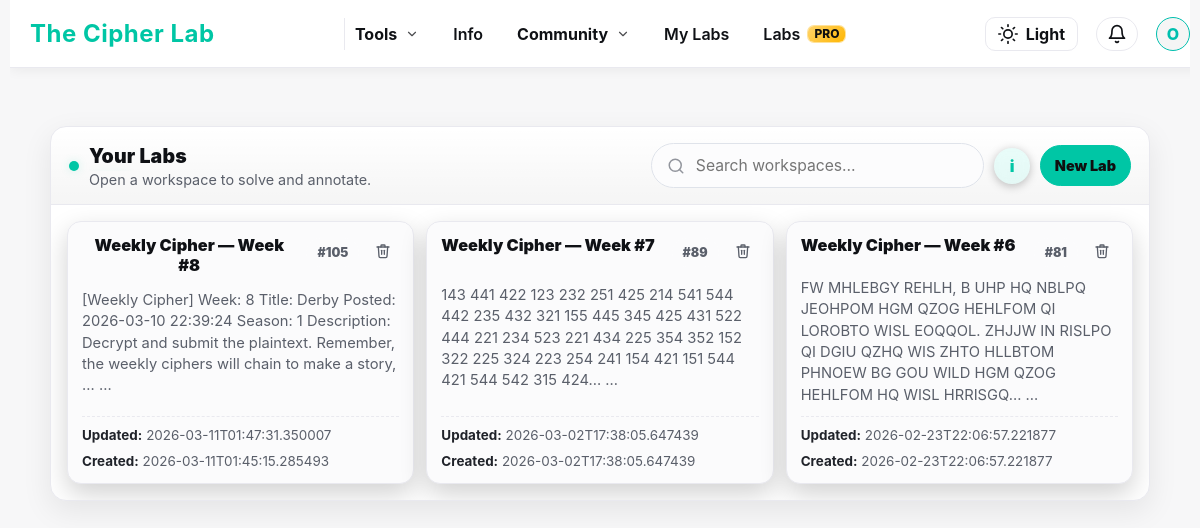
The app's page /workspaces (signed in), older data.
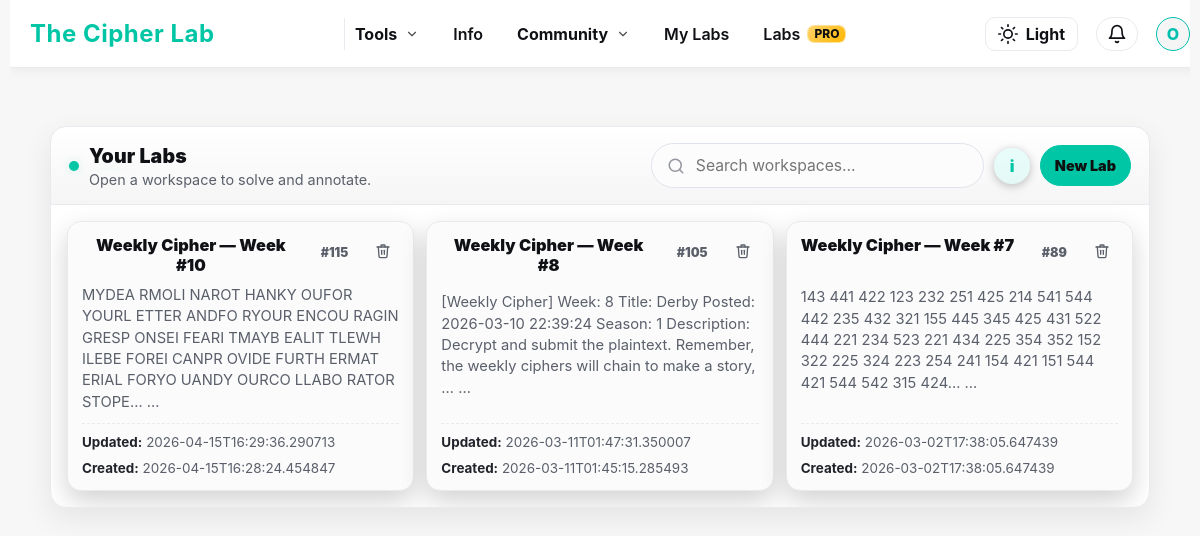
The same page, newer data.
### tables this page shows
CREATE TABLE users (
    id INTEGER PRIMARY KEY AUTOINCREMENT,
    username TEXT UNIQUE NOT NULL,
    email TEXT UNIQUE NOT NULL,
    password_hash TEXT NOT NULL,
    is_admin INTEGER NOT NULL DEFAULT 0,
    created_at TEXT NOT NULL,
    banned INTEGER DEFAULT 0
, has_posted INTEGER NOT NULL DEFAULT 0, labs_info_seen INTEGER NOT NULL DEFAULT 0, is_pro INTEGER DEFAULT 0, stripe_customer_id TEXT, pro_since TEXT, stripe_subscription_id TEXT, pro_until TEXT, pro_current_period_end TEXT, pro_cancel_at_period_end INTEGER NOT NULL DEFAULT 0, labs_tour_seen INTEGER NOT NULL DEFAULT 0, google_sub TEXT, avatar_url TEXT, auth_provider TEXT NOT NULL DEFAULT 'local', needs_password INTEGER NOT NULL DEFAULT 0, needs_username INTEGER NOT NULL DEFAULT 0);

CREATE TABLE workspaces (
  id INTEGER PRIMARY KEY AUTOINCREMENT,
  owner_id INTEGER NOT NULL,
  title TEXT NOT NULL DEFAULT 'Untitled Workspace',
  cipher_text TEXT NOT NULL DEFAULT '',
  notes TEXT NOT NULL DEFAULT '',
  cipher_image_filename TEXT,
  created_at TEXT NOT NULL DEFAULT CURRENT_TIMESTAMP,
  updated_at TEXT NOT NULL DEFAULT CURRENT_TIMESTAMP, order_index INTEGER NOT NULL DEFAULT 0, share_token TEXT, is_shared INTEGER NOT NULL DEFAULT 0, last_edited_by INTEGER,
  FOREIGN KEY(owner_id) REFERENCES users(id)
);

### app.py (the view, shortened to what this page needs)
@app.route("/workspaces", methods=["GET"], endpoint="workspace_list")
def workspace_list():
    user = current_user()
    conn = get_db()
    fresh_user = conn.execute(
        "SELECT * FROM users WHERE id=? LIMIT 1",
        (user["id"],)
    ).fetchone()
    viewer_is_pro = is_pro(fresh_user) if fresh_user else is_pro(user)
    rows = conn.execute("""
        SELECT
            w.id, w.title, w.cipher_text, w.notes, w.cipher_image_filename,
            w.created_at, w.updated_at,
            CASE WHEN w.owner_id=? THEN 1 ELSE 0 END AS is_owner
        FROM workspaces w
        WHERE w.owner_id=?
           OR EXISTS (
             SELECT 1 FROM workspace_collaborators wc
             WHERE wc.workspace_id=w.id AND wc.user_id=?
           )
        ORDER BY is_owner DESC, w.order_index ASC, datetime(w.updated_at) DESC
    """, (user["id"], user["id"], user["id"])).fetchall()
    conn.close()
    return render_template(
        "workspace_list.html",
        user=user,
        workspaces=[dict(r) for r in rows],
        viewer_is_pro=viewer_is_pro,
        free_max_labs=FREE_MAX_LABS,
    )

### app.py (called while the page is built)
@app.after_request
def add_security_headers(resp):
    resp.headers["X-Content-Type-Options"] = "nosniff"
    resp.headers["X-Frame-Options"] = "DENY"
    resp.headers["Referrer-Policy"] = "strict-origin-when-cross-origin"
    resp.headers["Content-Security-Policy"] = (
        "default-src 'self'; "
        "img-src 'self' data: https://api.producthunt.com https://ph-files.imgix.net https://www.producthunt.com; "
        "script-src 'self' 'unsafe-inline' https://www.producthunt.com; "
        "style-src 'self' 'unsafe-inline'; "
        "frame-src https://www.producthunt.com;"
    )
    return resp

def is_pro(user):
    if not user:
        return False
    try:
        return bool(user["is_pro"])
    except Exception:
        return False

@app.before_request
def clear_flash_on_login():
    if request.endpoint == "login" and request.method == "GET":
        if "_flashes" not in session:
            session.pop("_flashes", None)

@app.context_processor
def inject_now_year():
    return {"now_year": datetime.utcnow().year}

@app.context_processor
def inject_user_setup_flags():
    u = current_user()
    if not u:
        return {}
    try:
        conn = get_db()
        row = conn.execute(
            "SELECT needs_password, needs_username FROM users WHERE id=?",
            (u["id"],)
        ).fetchone()
        conn.close()
    except Exception:
        return {}
    needs_password = 0
    needs_username = 0
    try:
        if row:
            needs_password = int(row["needs_password"] or 0)
            needs_username = int(row["needs_username"] or 0)
    except Exception:
        needs_password = 0
        needs_username = 0
    return {
        "needs_password": needs_password,
        "needs_username": needs_username,
        "setup_needed_global": bool(needs_password or needs_username),
    }

### helpers.py (called while the page is built)
def get_db():
    conn = sqlite3.connect(DB_PATH)
    conn.row_factory = sqlite3.Row
    return conn

def current_user():
    if "user_id" not in session:
        return None
    conn = get_db()
    cur = conn.execute(
        """
        SELECT
            id, username, email, is_admin, banned,
            labs_info_seen, is_pro, stripe_customer_id,
            pro_current_period_end, pro_cancel_at_period_end
        FROM users
        WHERE id=?
        """,
        (session["user_id"],),
    )
    row = cur.fetchone()
    conn.close()
    return dict(row) if row else None

### templates/workspace_list.html (shortened to what this page needs)
<!DOCTYPE html>
<html lang="en" data-theme="dark">
<head>
  <link rel="stylesheet" href="{{ url_for('static', filename='style.css') }}">
</head>
<body>
  {% include 'base_nav.html' %}
  <main class="wl-shell">
    <section class="wl-card" aria-label="Workspaces list">
      <header class="wl-top">
        <div class="wl-titlewrap">
          <span class="wl-dot" aria-hidden="true"></span>
          <div style="min-width:0;">
            <h1 class="wl-title">Your Labs</h1>
            <div class="wl-sub">Open a workspace to solve and annotate.</div>
          </div>
        </div>
        <div class="wl-actions">
          <div class="search">
            <input id="ws-search" type="text" placeholder="Search workspaces…" autocomplete="off" />
          </div>
          <button
            class="info-btn {% if user and (not user.get('labs_info_seen')) %}pulse{% endif %}"
            id="info-open"
            type="button"
            aria-label="About Labs"
            data-user="{{ 1 if user else 0 }}"
            data-seen="{{ 1 if (user and user.get('labs_info_seen')) else 0 }}"
          >i</button>
          {% if user %}
            <a class="btn" href="{{ url_for('workspace_new') }}" id="new-lab-btn">New Lab</a>
          {% else %}
            <a class="btn" href="{{ url_for('login', next=request.path) }}">Log in to create a Lab</a>
          {% endif %}
        </div>
      </header>
      <div class="wl-body">
        {% if not user %}
          <div class="empty">
            <b>Labs are private.</b><br><br>
            Click the <b>i</b> button above to learn what Labs are.<br>
             <a class="personal" href="{{ url_for('login', next=request.path) }}">Log in</a> to create and manage your Labs.<br><br>
          </div>
        {% else %}
          {% if workspaces|length == 0 %}
            <div class="empty">
              No Lab yet.<br><br>
              <a class="btn" href="{{ url_for('workspace_new') }}" id="create-first-lab">Create your first Lab</a>
            </div>
          {% else %}
            <div class="grid" id="ws-grid">
              {% set ns = namespace(owned_seen=0) %}
              {% for w in workspaces %}
                {% set is_owner = (w.is_owner == 1) %}
                {% if is_owner %}{% set ns.owned_seen = ns.owned_seen + 1 %}{% endif %}
                {% set is_locked = (not viewer_is_pro) and is_owner and (ns.owned_seen > (free_max_labs or 3)) %}
                {% if is_locked %}
                  <div
                    class="ws-card locked"
                    draggable="false"
                    data-id="{{ w.id }}"
                    data-locked="1"
                    data-title="{{ (w.title or 'Untitled Workspace')|lower }}"
                    data-snippet="{{ ((w.cipher_text or w.notes or '')[:160])|lower }}"
                    title="Locked — upgrade to Labs Pro to unlock"
                    aria-disabled="true"
                  >
                {% else %}
                  <a
                    class="ws-card"
                    draggable="true"
                    data-id="{{ w.id }}"
                    href="{{ url_for('workspace_view', ws_id=w.id) }}"
                    data-title="{{ (w.title or 'Untitled Workspace')|lower }}"
                    data-snippet="{{ ((w.cipher_text or w.notes or '')[:160])|lower }}"
                  >
                {% endif %}
                  <div class="ws-head">
                    <h2 class="ws-name">{{ w.title or "Untitled Workspace" }}</h2>
                    <div style="display:flex;gap:8px;align-items:center;">
                      <span class="ws-chip">#{{ w.id }}</span>
                      <button
                        class="ws-delete"
                        data-id="{{ w.id }}"
                        type="button"
                        title="Delete workspace"
                        aria-label="Delete workspace"
                      >
                      </button>
                    </div>
                  </div>
                  <p class="ws-snippet">
                    {% set preview = (w.cipher_text or w.notes or "") %}
                    {{ preview | striptags | truncate(180, True, "…") }}
{% if preview|length > 180 %}…{% endif %}
                  </p>
                  <div class="ws-meta">
                    <div><b>Updated:</b> {{ w.updated_at or "—" }}</div>
                    <div><b>Created:</b> {{ w.created_at or "—" }}</div>
                  </div>
                {% if is_locked %}
                  </div>
                {% else %}
                  </a>
                {% endif %}
              {% endfor %}
            </div>
          {% endif %}
        {% endif %}
      </div>
    </section>
  </main>
</body>
</html>

### templates/base_nav.html (shortened to what this page needs)
<nav class="navbar">
  {% set setup_needed = setup_needed_global|default(false) %}
  <div class="nav-left">
    <a href="{{ url_for('index') }}" class="nav-logo">The Cipher Lab</a>
  </div>
  <ul class="nav-items" id="nav-menu">
    <li class="nav-dd" data-dd="tools">
      <button class="nav-dd-trigger" type="button" aria-expanded="false">
        Tools
        <span class="nav-dd-caret" aria-hidden="true">
          <svg viewBox="0 0 24 24" fill="none" stroke="currentColor" stroke-width="2"
               stroke-linecap="round" stroke-linejoin="round">
            <polyline points="6 9 12 15 18 9"></polyline>
          </svg>
        </span>
      </button>
    </li>
    <li class="d-only"><a class="nav-link" href="{{ url_for('info_page') }}">Info</a></li>
    <li class="nav-dd" data-dd="community">
      <button class="nav-dd-trigger" type="button" aria-expanded="false">
        Community
        <span class="nav-dd-caret" aria-hidden="true">
          <svg viewBox="0 0 24 24" fill="none" stroke="currentColor" stroke-width="2"
               stroke-linecap="round" stroke-linejoin="round">
            <polyline points="6 9 12 15 18 9"></polyline>
          </svg>
        </span>
      </button>
    </li>
    <li class="d-only"><a class="nav-link" href="{{ url_for('workspace_list') }}">My Labs</a></li>
    <li class="d-only">
      <a class="nav-link" href="{{ url_for('labs_pro_page') }}">
        Labs <span class="pro-badge">PRO</span>
      </a>
    </li>
  </ul>
  <div class="nav-right">
    <button id="theme-toggle" aria-label="Toggle theme" title="Toggle theme">
      <svg id="theme-icon" xmlns="http://www.w3.org/2000/svg" width="20" height="20"
           viewBox="0 0 24 24" fill="none" stroke="currentColor"
           stroke-width="2" stroke-linecap="round" stroke-linejoin="round"></svg>
      <span id="theme-toggle-text">Dark</span>
    </button>
    {% if user %}
      <div class="notif-wrapper">
        <button id="notif-btn" class="notif-btn" aria-label="Notifications" title="Notifications">
          <svg id="notif-icon" xmlns="http://www.w3.org/2000/svg" width="20" height="20"
               viewBox="0 0 24 24" fill="none" stroke="currentColor"
               stroke-width="2" stroke-linecap="round" stroke-linejoin="round">
            <path d="M18 8a6 6 0 0 0-12 0c0 7-3 9-3 9h18s-3-2-3-9"></path>
            <path d="M13.73 21a2 2 0 0 1-3.46 0"></path>
          </svg>
        </button>
      </div>
      <div class="profile-dropdown" id="profile-dd">
        <button class="profile-btn" id="profile-btn" aria-label="Profile menu" aria-expanded="false">
          <div class="avatar{% if setup_needed %} setup-pulse{% endif %}">{{ user['username'][0].upper() }}</div>
        </button>
      </div>
    {% endif %}
  </div>
</nav>

### templates/base_nav.html (style rules this page uses)
.navbar { position: fixed; top: 0; left: 0; width: 100%; height: 68px; display: flex; align-items: center; justify-content: space-between; background: rgba(18,18,18,0.8); backdrop-filter: blur(12px); border-bottom: 1px solid rgba(255,255,255,0.08); padding: 0 20px; z-index: 1000; }
body { padding-top: 80px; }
.nav-logo { font-size: 1.5rem; font-weight: 700; color: var(--accent); text-decoration: none; transition: color 0.25s ease; }
.nav-items { display: flex; list-style: none; gap: 14px; align-items: center; margin: 0 auto; padding: 0; }
.nav-link, .nav-dd-trigger { all: unset; display: inline-flex; align-items: center; gap: 8px; padding: 8px 10px; border-radius: 10px; font-weight: 650; line-height: 1; color: var(--text); cursor: pointer; user-select: none; transition: background .16s ease, color .16s ease, transform .16s ease; }
.nav-link { text-decoration: none; }
.nav-right { display: flex; align-items: center; gap: 18px; position: relative; }
#theme-toggle, #theme-toggle-mobile { display: inline-flex; align-items: center; gap: 8px; padding: 6px 12px; border: 1px solid var(--line, #333); border-radius: 10px; background: transparent; color: var(--text); cursor: pointer; transition: background 0.2s, border-color 0.2s; }
.profile-btn { all: unset; position: relative; display: flex; align-items: center; justify-content: center; cursor: pointer; border-radius: 50%; }
.avatar { width: 34px; height: 34px; border-radius: 50%; display: flex; align-items: center; justify-content: center; user-select: none; font-weight: 800; font-size: 1rem; transition: box-shadow .2s ease, transform .2s ease; }
[data-theme="light"] .avatar { background: #f5f5f5; color: #00bfae; border: 1.5px solid #00bfae; }
.nav-dd { position: relative; }
.nav-dd-caret { display: grid; place-items: center; width: 14px; height: 14px; opacity: .75; transition: transform .18s ease, opacity .18s ease; }
.nav-dd-caret svg { width: 14px; height: 14px; display:block; }
.notif-wrapper { position: relative; }
.notif-btn { position: relative; display: inline-flex; align-items: center; justify-content: center; padding: 6px 10px; border-radius: 999px; border: 1px solid var(--line, #333); background: transparent; color: var(--text); cursor: pointer; transition: background 0.2s, border-color 0.2s; }
.profile-dropdown { position: relative; }
.d-only { display: list-item; }
@media (min-width: 901px) { .nav-dd { position: relative; } }
@media (min-width: 901px) { .nav-dd::after { content:""; position:absolute; left: -12px; right: -12px; top: 100%; height: 10px; background: transparent; } }

Row changes from the older to the newer data that the page shows:
removed workspaces: title "Weekly Cipher — Week #6", id "81", cipher_text "FW MHLEBGY REHLH, B UHP HQ NBLPQ JEOHPOM HGM QZOG HEHLFOM QI LOROBTO WISL EOQQOL. ZHJJW IN RISLPO QI DGIU QZHQ WIS ZHTO HLLBTOM PHNOEW BG GOU WILD HGM QZOG HEHLFOM HQ WISL HRRISGQ…", updated_at "2026-02-23T22:06:57.221877", created_at "2026-02-23T22:06:57.221877"
added workspaces: title "Weekly Cipher — Week #10", id "115", cipher_text "MYDEA RMOLI NAROT HANKY OUFOR YOURL ETTER ANDFO RYOUR ENCOU RAGIN GRESP ONSEI FEARI TMAYB EALIT TLEWH ILEBE FOREI CANPR OVIDE FURTH ERMAT ERIAL FORYO UANDY OURCO LLABO RATOR STOPE…", updated_at "2026-04-15T16:29:36.290713", created_at "2026-04-15T16:28:24.454847"
